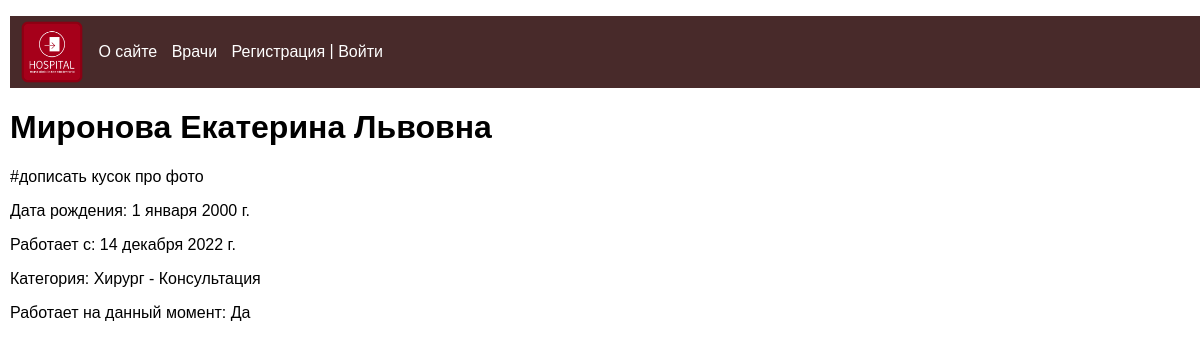
/medics/Mironova/, run on the app's committed database.
### patients/models.py (models this page shows, shortened)
class Medics(models.Model):
    first_name = models.CharField(verbose_name='Имя', max_length=50)
    last_name = models.CharField(verbose_name='Фамилия', max_length=50)
    middle_name = models.CharField(verbose_name='Отчество', max_length=50)
    gender = models.CharField(verbose_name='Пол', max_length=1)
    birth_date = models.DateField(verbose_name='Дата рождения', default=date(2000, 1, 1))
    works_from = models.DateField(verbose_name='Работает с')
    is_working = models.BooleanField(verbose_name='Работает на данный момент', default=True)
    grouptype = models.ForeignKey('GroupType', on_delete=models.CASCADE, verbose_name='Категория')
    slug = models.SlugField(verbose_name='URL', max_length=255, unique=True, db_index=True)
    user = models.ForeignKey(User, verbose_name='Пользователь', on_delete=models.CASCADE)
    class Meta:
        verbose_name = 'Врач'
        verbose_name_plural = 'Врачи'
        ordering = ['last_name', 'first_name']

class GroupType(models.Model):
    grouptype = models.CharField(verbose_name="Категория", max_length=50)
    service = models.CharField(verbose_name="Оказываемая услуга", max_length=50)
    class Meta:
        verbose_name = 'Категория'
        verbose_name_plural = 'Категории'
        ordering = ['grouptype']
    def __str__(self):
        return f'{self.grouptype} - {self.service}'

### patients/views.py (the view)
# urls.py: path('medics/<slug:med_slug>/', ShowMedic.as_view(), name='medic'),
class ShowMedic(DataMixin, DetailView):
    model = Medics
    template_name = 'patients/medics.html'
    slug_url_kwarg = 'med_slug'
    context_object_name = 'med'
    def get_context_data(self, *, object_list=None, **kwargs):
        context = super().get_context_data(**kwargs)
        c_def = self.get_user_context()
        return {**context, **c_def}

### patients/utils.py (called while the page is built)
    def get_user_context(self, **kwargs):
        context = kwargs
        context['menu'] = menu
        return context

### patients/templates/patients/medics.html
{% extends 'patients/base.html' %}
{% block content %}
<h1>{{med.last_name}} {{med.first_name}} {{med.middle_name}}</h1>
#дописать кусок про фото
<p>Дата рождения: {{med.birth_date}}</p>
<p>Работает с: {{med.works_from}}</p>
<p>Категория: {{med.grouptype}}</p>
{% if med.is_working %}
    <p>Работает на данный момент: Да</p>
    {% else %} <p>Работает на данный момент: Нет</p>
{% endif %}
{% endblock %}

### patients/static/patients/css/styles.css (style rules this page uses)
body { font-family: "Arial"; margin: 0; padding: 0 10px 0 10px; height: 100%; width: 100%; color: #444: }

### data on the page
Medics: last_name "Миронова", first_name "Екатерина", middle_name "Львовна", birth_date "1 января 2000 г.", works_from "14 декабря 2022 г.", grouptype "Хирург - Консультация"

### other printed values
{{ m.title }} "О сайте" "Врачи"
